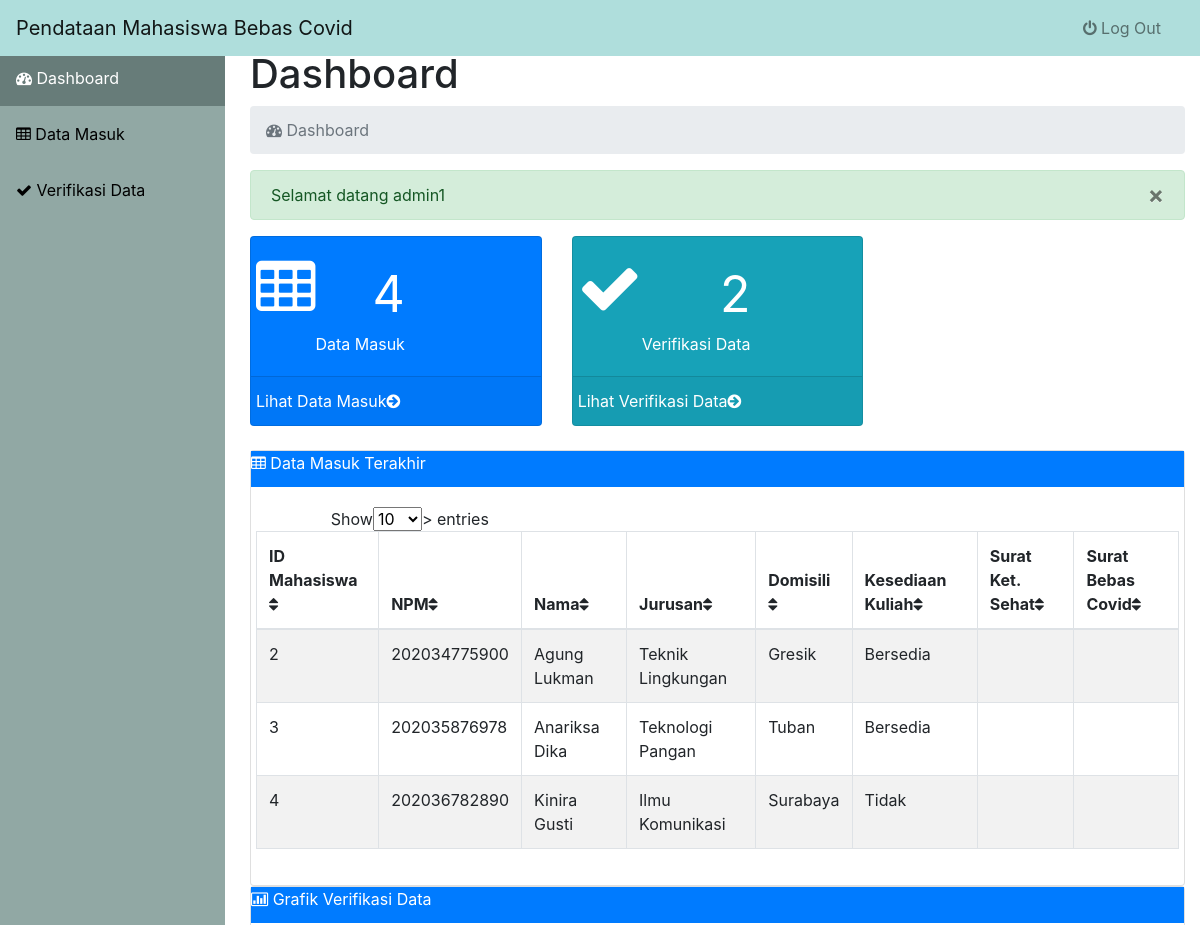
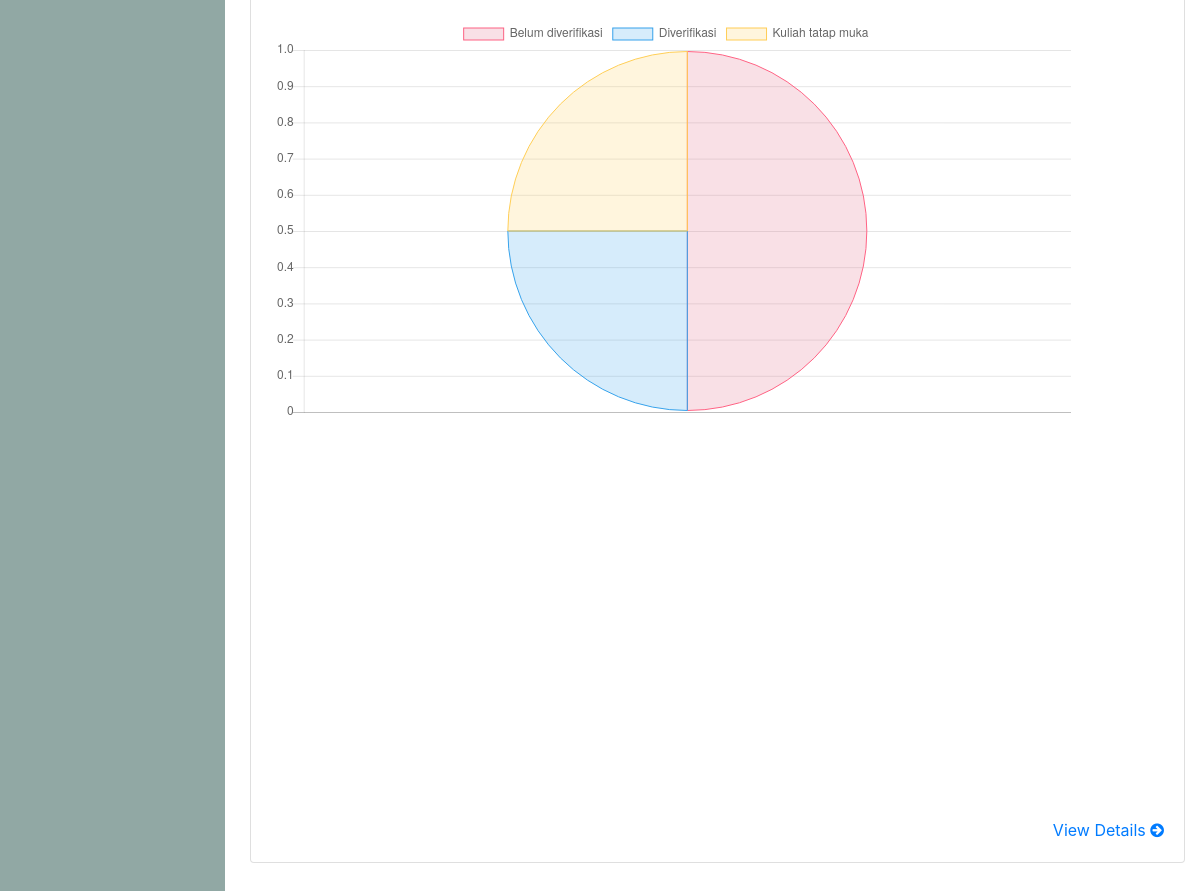
The app's page /index.php (signed in) with its own data (2 pictures, top to bottom).
### tables this page shows
CREATE TABLE `tb_data` (
  `id_data` int(20) NOT NULL,
  `alamat` varchar(200) NOT NULL,
  `domisili` varchar(100) NOT NULL,
  `riwayat_cov` varchar(50) NOT NULL,
  `kontak_cov` varchar(50) NOT NULL,
  `riwayat_vaksin` varchar(50) NOT NULL,
  `kesediaan_kuliah` varchar(50) NOT NULL,
  `id_admin` int(5) NOT NULL,
  `id_mhs` int(100) NOT NULL
);

CREATE TABLE `tb_mhs` (
  `id_mhs` int(11) NOT NULL,
  `npm_mhs` varchar(100) DEFAULT NULL,
  `nama_mhs` varchar(100) NOT NULL,
  `password_mhs` varchar(50) NOT NULL,
  `email` varchar(100) NOT NULL,
  `jurusan` varchar(100) NOT NULL,
  `fakultas` varchar(100) NOT NULL,
  `status_ver` varchar(100) NOT NULL
);

### data-index.php (called while the page is built, shortened)
<?php
include('connect.php');
$query_data_mhs = "SELECT COUNT(*) AS total FROM tb_data";
$hasil_data_mhs = mysqli_query($koneksi, $query_data_mhs);
$jumlah_data_mhs = mysqli_fetch_assoc($hasil_data_mhs);
$query_data_ver = "SELECT COUNT(*) AS total FROM tb_mhs WHERE status_ver='Belum diverifikasi'";
$hasil_data_ver = mysqli_query($koneksi, $query_data_ver);
$jumlah_data_ver = mysqli_fetch_assoc($hasil_data_ver);
$query_rekap = "SELECT im.id_mhs, npm_mhs, nama_mhs, jurusan, d.domisili, kesediaan_kuliah, fb.file_bebascov, f.file_ketsehat
FROM tb_mhs im LEFT JOIN tb_data d USING (id_mhs)
LEFT JOIN tb_bebascov fb USING (id_mhs)
LEFT JOIN tb_ketsehat f USING (id_mhs)";
$hasil_rekap=mysqli_query($koneksi, $query_rekap);
$query_pie_belum=mysqli_query($koneksi,"SELECT * FROM `tb_mhs` WHERE status_ver='Belum diverifikasi'");
$tampil_jmlbaris=mysqli_num_rows($query_pie_belum);
$query_pie_sudah=mysqli_query($koneksi,"SELECT * FROM `tb_mhs` WHERE status_ver='Diverifikasi'");
$tampil_jmldiver=mysqli_num_rows($query_pie_sudah);
$query_pie_kuliah=mysqli_query($koneksi,"SELECT * FROM `tb_mhs` WHERE status_ver='Kuliah tatap muka'");
$tampil_jmlkul=mysqli_num_rows($query_pie_kuliah);

### index.php (the view, shortened to what this page needs)
<!DOCTYPE html>
<html lang="en">
  <head>
    <link rel="stylesheet" href="assets/css/bootstrap.min.css"/>
    <link rel="stylesheet" type="text/css" href="assets/css/pendataan.css">
    <link rel="stylesheet" href="font-awesome/css/font-awesome.min.css">
  </head>
  <body>
    <?php
    include 'data-index.php';
    $queryadm= mysqli_query($koneksi,"SELECT * FROM tb_admin WHERE user_name='$_SESSION[user_name]'");
    $tampil=mysqli_fetch_array($queryadm);
    ?>
    <div id="wrapper">
      <nav class="navbar navbar-inverse fixed-top navbar-expand-lg navbar-light bg-light">
        <a class="navbar-brand" href="index.php">Pendataan Mahasiswa Bebas Covid</a>
        <div class="collapse navbar-collapse" id="navbarSupportedContent">
          <ul class="navbar-nav ml-auto">
            <li class="nav-item ">
              <a href="logout-adm.php" class="nav-link"><i class="fa fa-power-off"></i> Log Out</a>
            </li>
          </ul>
        </div>
      </nav>
        <div class="sidebar">
          <a class="active" href="index.php"><i class="fa fa-dashboard"></i> Dashboard</a>
          <a href="data-masuk.php"><i class="fa fa-table"></i> Data Masuk</a>
          <a href="ver-data.php"><i class="fa fa-check"></i> Verifikasi Data</a>
        </div>
      <div id="page-wrapper">
        <div class="row">
          <div class="col-lg-12">
            <nav aria-label="breadcrumb">
              <h1>Dashboard</h1>
              <ol class="breadcrumb">
                <li class="breadcrumb-item active"><i class="fa fa-dashboard"></i> Dashboard</li>
              </ol>
            </nav>
            <div class="alert alert-success alert-dismissable">
              <button type="button" class="close" data-dismiss="alert" aria-hidden="true">&times;</button>
              Selamat datang <?=$tampil['nama_admin']?>
            </div>
          </div>
        </div>
        <div class="row" >
            <div class="col-lg-4">
              <div class="card bg-primary text-white ">
                <div class="card-body text-right">
                  <div class="row">
                    <div class="col-xs-6">
                      <i class="fa fa-table fa-4x "></i>
                    </div>
                    <div class="col-xs-6 text-right">
                      <p class="card-text announcement-heading"><?php echo $jumlah_data_mhs['total']?></p>
                      <p class="card-text announcement-text">Data Masuk</p>
                    </div>
                  </div>
                </div>
                <a href="data-masuk.php" class="text-white">
                  <div class="card-footer announcement-bottom">
                    <div class="row">
                        <div class="col-xs-6">
                          Lihat Data Masuk
                        </div>
                        <div class="col-xs-6 text-right">
                          <i class="fa fa-arrow-circle-right"></i>
                        </div>
                    </div>
                  </div>
                </a>
              </div>
            </div>
            <div class="col-lg-4">
              <div class="card bg-info text-white ">
                <div class="card-body text-right">
                  <div class="row">
                    <div class="col-xs-6">
                      <i class="fa fa-check fa-4x "></i>
                    </div>
                    <div class="col-xs-6 text-right">
                      <p class="card-text announcement-heading"><?php echo $jumlah_data_ver['total']?></p>
                      <p class="card-text announcement-text">Verifikasi Data</p>
                    </div>
                  </div>
                </div>
                <a href="ver-data.php" class="text-white">
                  <div class="card-footer announcement-bottom">
                    <div class="row">
                        <div class="col-xs-6">
                          Lihat Verifikasi Data
                        </div>
                        <div class="col-xs-6 text-right">
                          <i class="fa fa-arrow-circle-right"></i>
                        </div>
                  </div>
                </a>
              </div>
            </div>
          </div>
        </div>
        <br>
        <div class="row">
          <div class="col-lg-12">
            <div class="card card-primary ">
              <div class="card-heading bg-primary">
                <p class="card-title text-white "><i class="fa fa-table"></i> Data Masuk Terakhir</p>
              </div>
              <div class="card-body ">
               <div id="datatable_wrapper" class="dataTables_wrapper form-inline dt-bootstrap no-footer">
                <div class="row">
                  <div class="col-sm-4">
                      <div class="dataTables_length" id="datatable_length">
                        <label>
                          Show
                          <select class="datatable_length"
                          aria-controls="datatable" class="form-control input-sm">
                            <option value="10">10</option>
                         </select> >
                           entries
                      </label>
                    </div>
                  </div>
                  <div class="table-responsive">
                    <table class="table table-bordered table-hover table-striped tablesorter">
                      <thead>
                        <tr>
                          <th>ID Mahasiswa<i class="fa fa-sort"></i></th>
                          <th>NPM<i class="fa fa-sort"></i></th>
                          <th>Nama<i class="fa fa-sort"></i></th>
                          <th>Jurusan<i class="fa fa-sort"></i></th>
                          <th>Domisili<i class="fa fa-sort"></i></th>
                          <th>Kesediaan Kuliah<i class="fa fa-sort"></i></th>
                          <th>Surat Ket. Sehat<i class="fa fa-sort"></i></th>
                          <th>Surat Bebas Covid<i class="fa fa-sort"></i></th>
                       </tr>
                      </thead>
                      <tbody>
                        <?php
                          while ($tampil_rekap=mysqli_fetch_array($hasil_rekap)){
                            echo '<tr>
                                <td>'.$tampil_rekap['id_mhs'].'</td>
                                <td>'.$tampil_rekap['npm_mhs'].'</td>
                                <td>'.$tampil_rekap['nama_mhs'].'</td>
                                <td>'.$tampil_rekap['jurusan'].'</td>
                                <td>'.$tampil_rekap['domisili'].'</td>
                                <td>'.$tampil_rekap['kesediaan_kuliah'].'</td>
                                <td>'.$tampil_rekap['file_bebascov'].'</td>
                                <td>'.$tampil_rekap['file_ketsehat'].'</td>
                            </tr>';
                          }
                        ?>
                      </tbody>
                    </table>
                  </div>
                </div>
               </div>
              </div>
            </div>
          </div>
        </div>
        <div class="row">
        <div class="col-lg-12">
            <div class="card">
              <div class="card-heading bg-primary">
                <p class="card-title text-white"><i class="fa fa-bar-chart-o"></i> Grafik Verifikasi Data</p>
              </div>
              <div class="card-body">
                    <div style="width:800px;height:800px">
                      <canvas id="myChart"></canvas>
                    </div>
                    <script>
                      var ctx = document.getElementById("myChart").getContext('2d');
                      var myChart = new Chart(ctx,{
                        type: 'pie',
                        data: {
                          labels: ["Belum diverifikasi", "Diverifikasi", "Kuliah tatap muka",],
                          datasets: [{
                            label: '',
                            data:[
                              <?php
                                echo $tampil_jmlbaris;
                              ?>,
                              <?php
                                echo $tampil_jmldiver;
                              ?>,
                              <?php
                                echo $tampil_jmlkul;
                              ?>
                            ],
                            backgroundColor: [
                              'rgba(225,99,132,0.2)',
                              'rgba(54,162, 235,0.2)',
                              'rgba(255, 206, 86, 0.2)'
                            ],
                            borderColor: [
                              'rgba(255,99,132,1)',
                              'rgba(54,162,235,1)',
                              'rgba(255, 206, 86, 1)'
                            ],
                            borderWidth: 1
                          }]
                        },
                        options: {
                          scales: {
                            yAxes: [{
                              ticks: {
                                beginAtZero:true
                              }
                            }]
                          }
                        }
                      })
                 </script>
                <div class="text-right">
                  <a href="#">View Details <i class="fa fa-arrow-circle-right"></i></a>
                </div>
              </div>
            </div>
          </div>
        </div>
      </div>
  </body>
</html>

### assets/css/pendataan.css (style rules this page uses)
body { height: 100%; margin-top: 0; }
#wrapper { padding-left: 0; width: 100%; align-items: stretch; }
#page-wrapper { width: 100%; padding: 50px 15px; }
.announcement-heading { font-size: 50px; margin: 0; }
.announcement-text { margin: 0; }
table.tablesorter thead { cursor: pointer; }
.sidebar { min-height: 100vh; width: 225px; margin: 0; padding: 0; background-color: #91A8A4; position: fixed; height: 100%; overflow: auto; top: 50px; }
.sidebar a { display: block; color: black; padding: 16px; text-decoration: none; }
.sidebar a.active { background-color: #677C79; color: white; }
@media (min-width:768px) { #wrapper { width: 100%; padding-left: 0; } }
@media (min-width:768px) { #page-wrapper { padding-left: 250px; } }
@media (min-width:768px) { .navbar-collapse { padding-left: 15px !important; padding-right: 15px !important; } }

### records on screen
tb_data: id_mhs.id_mhs "2", id_mhs.npm_mhs "202034775900", id_mhs.nama_mhs "Agung Lukman", id_mhs.jurusan "Teknik Lingkungan", domisili "Gresik", kesediaan_kuliah "Bersedia"
tb_data: id_mhs.id_mhs "3", id_mhs.npm_mhs "202035876978", id_mhs.nama_mhs "Anariksa Dika", id_mhs.jurusan "Teknologi Pangan", domisili "Tuban", kesediaan_kuliah "Bersedia"
tb_data: id_mhs.id_mhs "4", id_mhs.npm_mhs "202036782890", id_mhs.nama_mhs "Kinira Gusti", id_mhs.jurusan "Ilmu Komunikasi", domisili "Surabaya", kesediaan_kuliah "Tidak"

### other values on screen
$tampil['nama_admin'] "admin1"
$jumlah_data_mhs['total'] "4"
$jumlah_data_ver['total'] "2"
chart data {{ $tampil_jmlbaris }} 2
chart data {{ $tampil_jmldiver }} 1
chart data {{ $tampil_jmlkul }} 1
